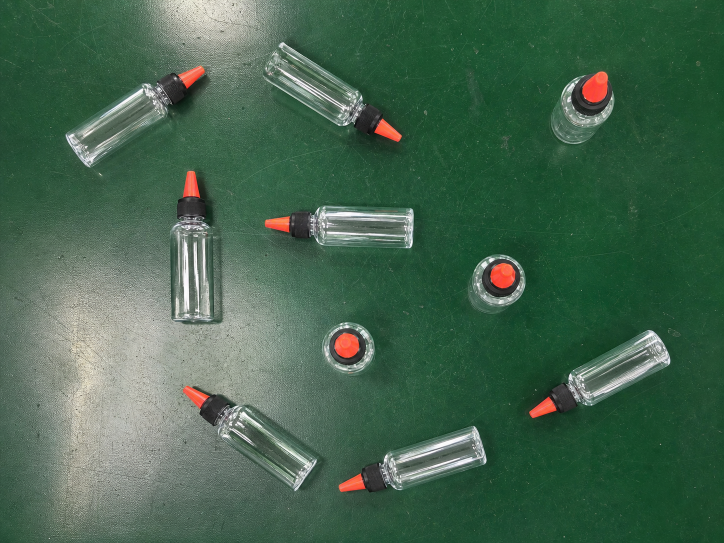
#> input picture generated_bottle_pose_collection/overhead_bottle_pose_collection_image2.png, 1448 x 1086 px (shown at 1/2 size)
$ python -i optimize_1000_atom_proxy_0501_1000.py   (imports and definitions only)
#> lines starting #> are read from the running program, lines starting #| are printed output that depends on the picture; after the words box and inside, x2 and y2 are one past the last pixel; in counts of white or black regions, pixels touching at a corner belong together
#> further down, picture is the input picture: PIL image 1448x1086 RGB; mean R, G, B 68.3, 100.2, 78
import json
import shutil
from pathlib import Path

import cv2
import numpy as np
from PIL import Image, ImageDraw, ImageFilter


ROOT = Path("/mnt/f/CodexWorkspace/assembly_line_optimize")
INPUT_DIR = ROOT / "synthetic_1000_atom_proxy_combinations"
OUTPUT_DIR = ROOT / "image2_optimized_1000_atom_proxy_combinations"
MANIFEST = INPUT_DIR / "manifest.json"

IMAGE2_LYING_SOURCE = ROOT / "image2_optimized_31_item_combinations" / "01__bottle_proxy.png"
IMAGE2_UPRIGHT_SOURCE = ROOT / "generated_bottle_pose_collection" / "overhead_bottle_pose_collection_v1.png"

CANVAS_SIZE = (1448, 1086)
LYING_TARGET_ALPHA_HEIGHT = 315
UPRIGHT_TARGET_ALPHA_WIDTH = 108


def green_screen_alpha(rgb_image: Image.Image) -> Image.Image:
    arr = np.array(rgb_image.convert("RGB"))
    hsv = cv2.cvtColor(arr, cv2.COLOR_RGB2HSV)
#> hsv: shape (1086, 1448, 3); mean H, S, V 67.2, 104.4, 101.7
    h, s, v = cv2.split(hsv)
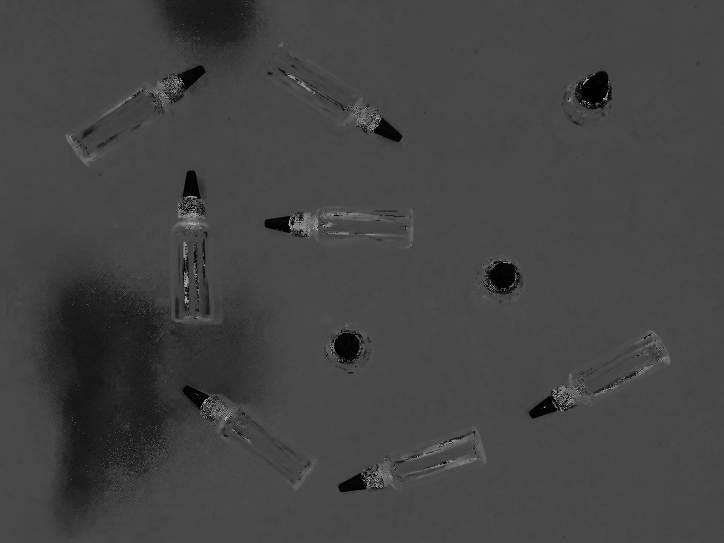
#> h: shape (1086, 1448) (shown at 1/2 size); min 0, max 179, mean 67.2
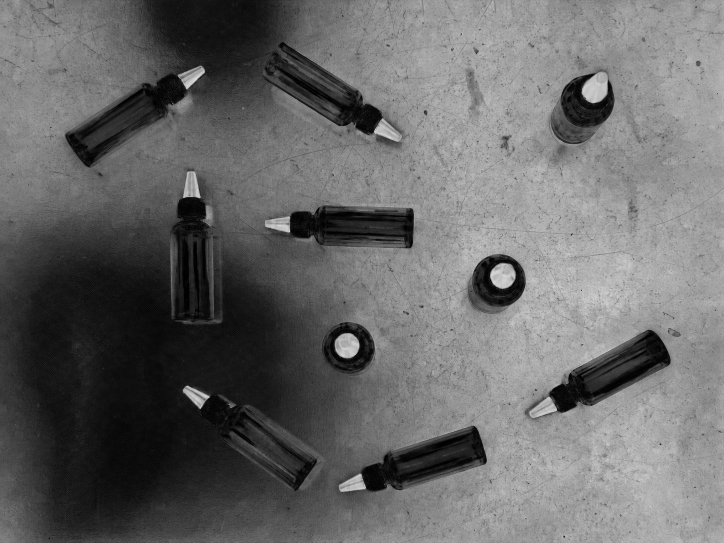
#> s: shape (1086, 1448) (shown at 1/2 size); min 0, max 255, mean 104.4
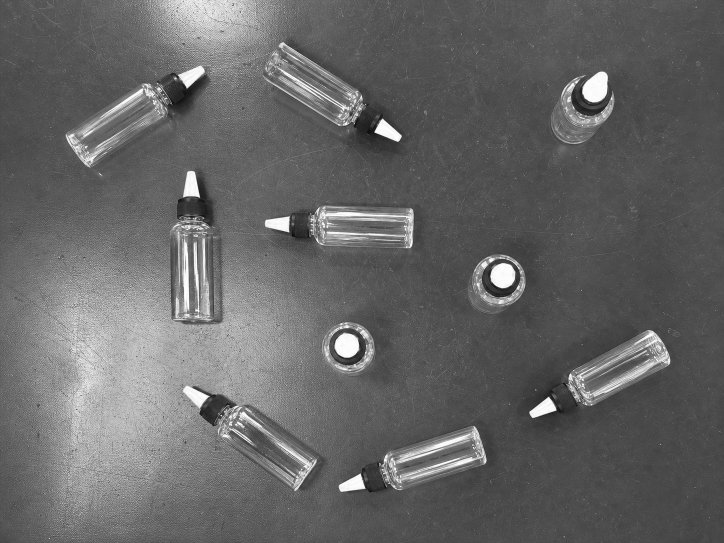
#> v: shape (1086, 1448) (shown at 1/2 size); min 0, max 255, mean 101.7

    # The Image2 bottle assets sit on the same green conveyor. Treat broad green
    # pixels as background while keeping white glass highlights, black cap, and
    # orange nozzle as foreground.
    background = (h > 35) & (h < 95) & (s > 35) & (v < 185)
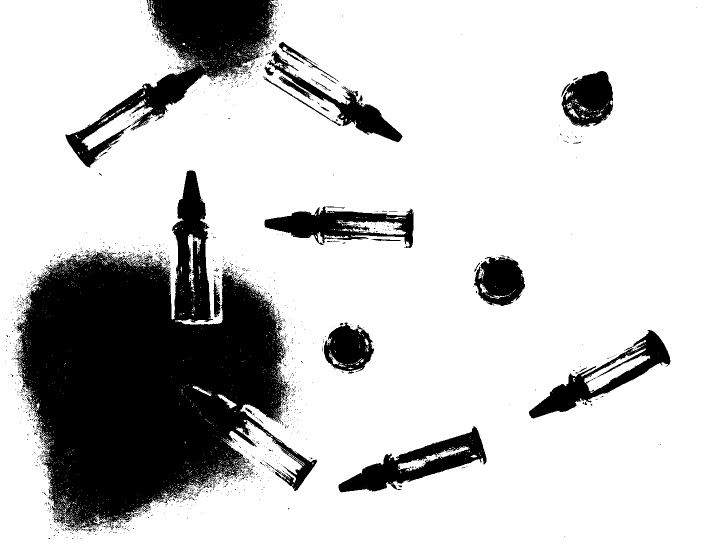
#> background: shape (1086, 1448) bool (shown at 1/2 size); 78.8% white; 1580 black regions (1526 under 20 px), largest, box (x1, y1, x2, y2) and area: (30, 341, 634, 1063) 220594, (131, 0, 554, 335) 39580, (677, 852, 973, 985) 13518
    alpha = (~background).astype(np.uint8) * 255
    alpha = cv2.morphologyEx(alpha, cv2.MORPH_OPEN, np.ones((3, 3), np.uint8))
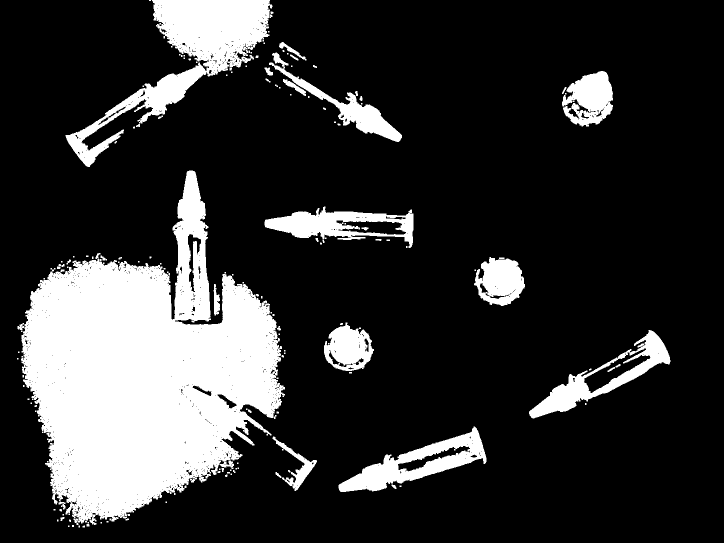
#> alpha: shape (1086, 1448) (shown at 1/2 size); 19.8% white; 163 white regions (103 under 20 px), largest, box (x1, y1, x2, y2) and area: (42, 341, 570, 1050) 205797, (131, 0, 545, 334) 36104, (677, 853, 973, 984) 13096
    alpha = cv2.morphologyEx(alpha, cv2.MORPH_CLOSE, np.ones((5, 5), np.uint8))
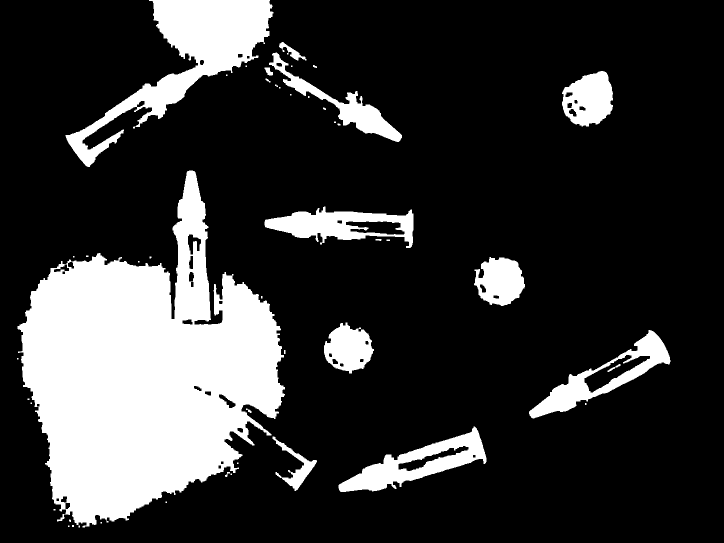
#> alpha: shape (1086, 1448) (shown at 1/2 size); 20.4% white; 48 white regions (26 under 20 px), largest, box (x1, y1, x2, y2) and area: (35, 341, 570, 1055) 212374, (131, 0, 547, 334) 38184, (677, 853, 973, 984) 13390

    n, labels, stats, _ = cv2.connectedComponentsWithStats(alpha)
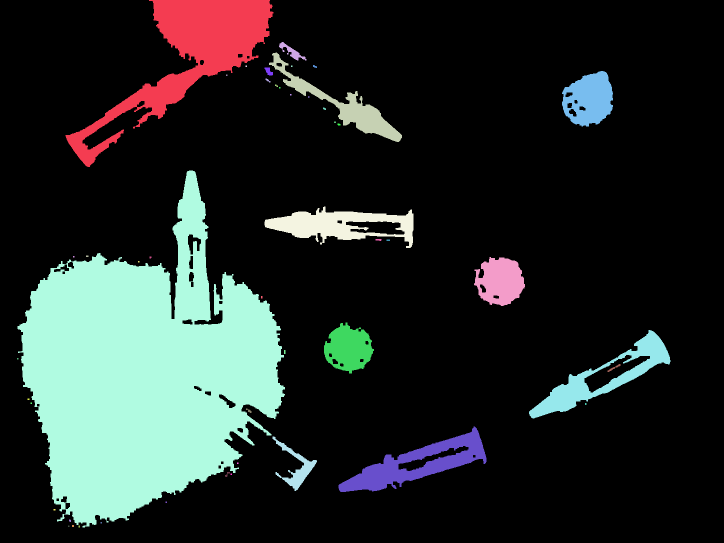
#> labels: shape (1086, 1448) int32 (shown at 1/2 size); 49 distinct labels, from 0 to 48; one colour per label, 0 black
#> n = 49; stats = 49 rows, first 6: [0, 0, 1448, 1086, 1251739], [131, 0, 416, 334, 38184], [558, 84, 55, 37, 603], [538, 105, 266, 179, 8329], [491, 131, 3, 3, 9], [582, 131, 3, 3, 9]
    kept = np.zeros_like(alpha)
    for idx in range(1, n):
        if stats[idx, cv2.CC_STAT_AREA] > 20:
            kept[labels == idx] = 255
    return Image.fromarray(kept).filter(ImageFilter.GaussianBlur(0.9))


# [178 lines left out: functions lying_bottle_alpha, crop_to_alpha, make_sprite, build_lifted_shadow, inpaint_proxy, paste_centered and 3 more, not called in this run]


# [2 lines not run here, left out]

>>> from PIL import Image
>>> picture = Image.open('../generated_bottle_pose_collection/overhead_bottle_pose_collection_image2.png')
>>> result = green_screen_alpha(picture)
